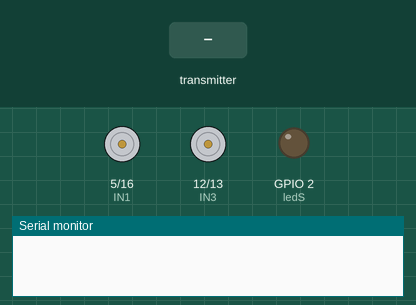
Recording of a sketch running on a simulated ESP8266 (NodeMCU). On the bench: motor-driver pin pairs drawn as motors (green arrow = first pin HIGH = forward, orange = second pin HIGH = backward, longer = more drive, scaled by the enable pin), output pins drawn as LEDs (lit = HIGH), the last lines printed to the serial monitor. The inputs (shaded band) are chosen by the test bench.

Above: at 1.2 s.
1.3 s: the transmitter starts sending leftX = 0
At 1.8 s:
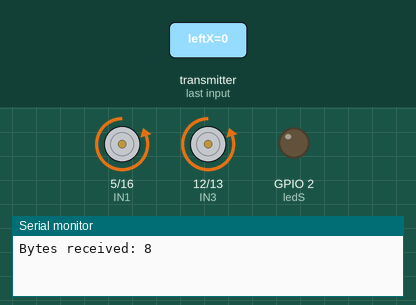
2.8 s: the transmitter starts sending leftY = 64
At 4.0 s:
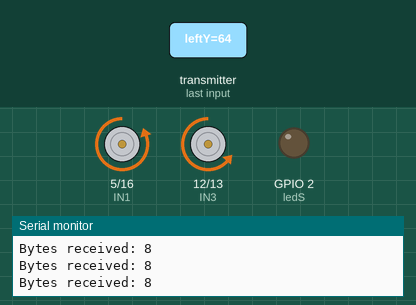
4.3 s: the transmitter starts sending rightY = 64
At 5.3 s:
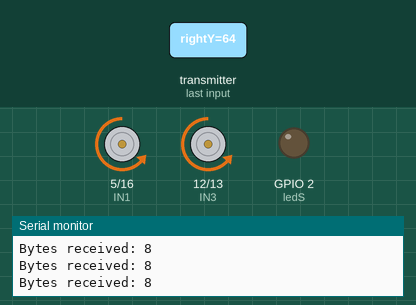
5.8 s: the transmitter starts sending leftY = 0
At 6.5 s:
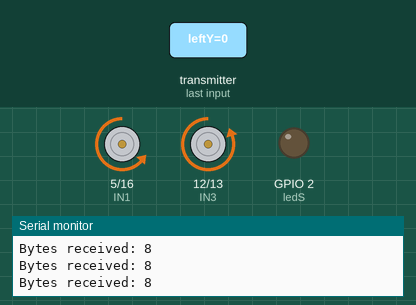
7.3 s: the transmitter starts sending rightY = 128
At 7.6 s:
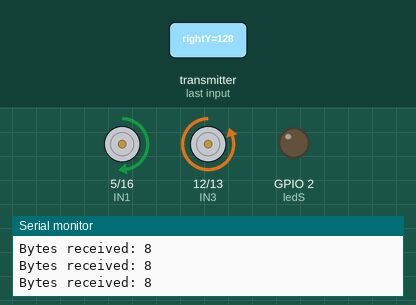
8.8 s: the transmitter starts sending leftY = 128
At 9.9 s:
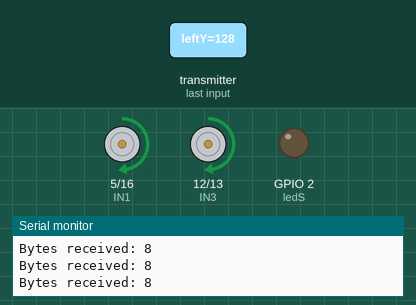
Timing chart, 0 to 11.3 s (numbered marks = the images above; inputs shaded):
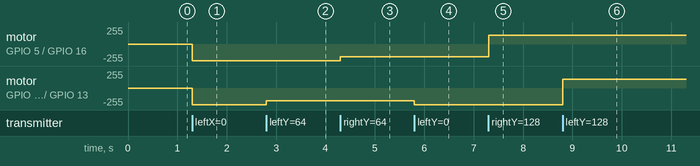

The sketch:

BarcoV2.ino
```cpp
#include <ESP8266WiFi.h>
#include <espnow.h>

#define IN1 5
#define IN2 16
#define IN3 12
#define IN4 13

#define ENA 4
#define ENB 15
#define ledS 2


#define SIGNAL_TIMEOUT 1000  // This is signal timeout in milli seconds. We will reset the data if no signal

int count=0;

unsigned long lastRecvTime = 0;

//Estrutura para envio dos dados. Deve ser a mesma tanto no emissor como no receptor.
typedef struct struct_message
{
  byte leftX;
  byte leftY;
  byte leftBot;
  byte rightX;
  byte rightY;
  byte rightBot;
  byte swDir;
  byte swEsq;
} struct_message;

//Cria uma struct_message chamada myData
struct_message myData;

//Funcao de Callback executada quando a mensagem for recebida
void OnDataRecv(uint8_t * mac, uint8_t *incomingData, uint8_t len) {
  if(len==0)
    return;

  memcpy(&myData, incomingData, sizeof(myData));
  mapAndWriteValues();
  lastRecvTime = millis();
  Serial.print("Bytes received: ");
  Serial.println(len);
  // Serial.print("  left x:   ");
  // Serial.print(myData.leftX);
  // Serial.print("  left y:   ");
  // Serial.print(myData.leftY);
  // Serial.print("  left bot:   ");
  // Serial.print(myData.leftBot);
  // Serial.print("  right x:   ");
  // Serial.print(myData.rightX);
  // Serial.print("  right y:   ");
  // Serial.print(myData.rightY);
  // Serial.print("  right bot:   ");
  // Serial.print(myData.rightBot);
  // Serial.print("  Switch Direita: ");
  // Serial.print(myData.swDir);
  // Serial.print("  Switch Esquerda: ");
  // Serial.println(myData.swEsq);

}

void mapAndWriteValues(){
    if(myData.rightY==127){
      digitalWrite(IN1, LOW);
      digitalWrite(IN2, LOW);
    }
    else if(myData.rightY>127){
      digitalWrite(IN1, HIGH);
      digitalWrite(IN2, LOW);
      analogWrite(ENA, myData.rightY);
    }
    else if(myData.rightY<127){
      digitalWrite(IN1, LOW);
      digitalWrite(IN2, HIGH);
      analogWrite(ENA, map(myData.rightY,127,0,127,255));
    }

    if(myData.leftY==127){
      digitalWrite(IN3, LOW);
      digitalWrite(IN4, LOW);
    }
    else if(myData.leftY>127){
      digitalWrite(IN3, HIGH);
      digitalWrite(IN4, LOW);
      analogWrite(ENB, myData.leftY);
    }
    else if(myData.leftY<127){
      digitalWrite(IN3, LOW);
      digitalWrite(IN4, HIGH);
      analogWrite(ENB, map(myData.leftY,127,0,127,255));
    }

    // if(myData.swDir==1){
    //   if(count==16){
    //     count=0;
    //   }
    //   else if(count<8){
    //     digitalWrite(ledS,HIGH);
    //   }
    //   else{
    //     digitalWrite(ledS,LOW);
    //   }
    //   count=count+1;
    // }else{
    //   digitalWrite(ledS,LOW);
    //   count=0;
    // }

    // Serial.println(count);
}

void setInputDefaultValues(){
      digitalWrite(IN1, LOW);
      digitalWrite(IN2, LOW);
      digitalWrite(IN3, LOW);
      digitalWrite(IN4, LOW);
}

void setUpPinModes(){
  //INICIAÇÃO DOS PINOS  E INFORMANDO Q ELES FUNCIONAM NO MODO OUTPUT
  pinMode(IN1, OUTPUT);
  pinMode(IN2, OUTPUT);
  pinMode(IN3, OUTPUT);
  pinMode(IN4, OUTPUT);
  pinMode(ledS, OUTPUT);
  // pinMode(ledVerm, OUTPUT);
  // mapAndWriteValues();
}

void setup()
{
  setUpPinModes();
  Serial.begin(115200);

  //Coloca o dispositivo no modo Wi-Fi Station
  WiFi.mode(WIFI_STA);

  //Inicializa o ESP-NOW
  if (esp_now_init() != 0) {
    Serial.println("Erro ao inicializar o ESP-NOW");
    return;
  }
  esp_now_set_self_role(ESP_NOW_ROLE_SLAVE);
  esp_now_register_recv_cb(OnDataRecv);
  setInputDefaultValues();
  digitalWrite(ledS, LOW);

}

void loop()
{
  unsigned long now = millis();
  if ( now - lastRecvTime > SIGNAL_TIMEOUT )
  {
    // setInputDefaultValues();
    // mapAndWriteValues();
  }

}
```

Measured:
- after the input at 1.3 s, motor on GPIO 5 (IN1) / GPIO 16 (IN2), motor on GPIO 12 (IN3) / GPIO 13 (IN4): stopped → backward 254/255 at once
- after the input at 2.8 s, motor on GPIO 12 (IN3) / GPIO 13 (IN4): backward 254/255 → backward 190/255 at once
- after the input at 4.3 s, motor on GPIO 5 (IN1) / GPIO 16 (IN2): backward 254/255 → backward 190/255 at once
- after the input at 5.8 s, motor on GPIO 12 (IN3) / GPIO 13 (IN4): backward 190/255 → backward 254/255 at once
- after the input at 7.3 s, motor on GPIO 5 (IN1) / GPIO 16 (IN2): backward 190/255 → forward 128/255 at once
- after the input at 8.8 s, motor on GPIO 12 (IN3) / GPIO 13 (IN4): backward 254/255 → forward 128/255 at once
